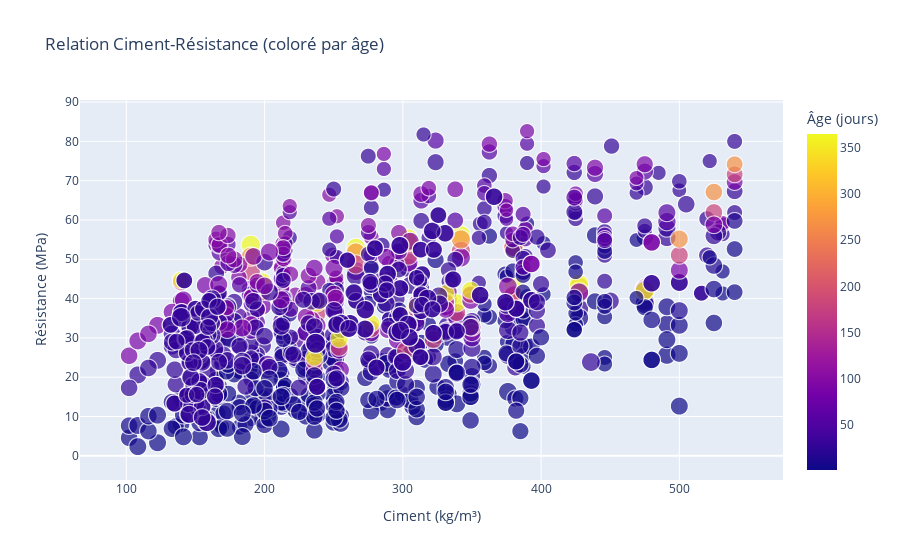

Write notebook code for a chart like this one.
### Code cell
fig5 = px.scatter(df_clean, x='cement', y='concrete_compressive_strength',
                  color='age', size='water',
                  title='Relation Ciment-Résistance (coloré par âge)',
                  labels={'cement': 'Ciment (kg/m³)', 
                          'concrete_compressive_strength': 'Résistance (MPa)',
                          'age': 'Âge (jours)',
                          'water': 'Eau (kg/m³)'})
fig5.show()

### Figure 1 — Plotly figure (JSON) as saved in the notebook; plotly's stock layout.template omitted (floating-point values rounded to 4 significant figures; data arrays with more than 128 entries replaced by an {"elided": "..."} marker saying what was removed)
{"data": [{"hovertemplate": "Ciment (kg/m³)=%{x}<br>Résistance (MPa)=%{y}<br>Eau (kg/m³)=%{marker.size}<br>Âge (jours)=%{marker.color}<extra></extra>", "legendgroup": "", "marker": {"color": {"elided": "1005 int values"}, "coloraxis": "coloraxis", "size": {"elided": "1005 float values"}, "sizemode": "area", "sizeref": 0.6175, "symbol": "circle"}, "mode": "markers", "name": "", "showlegend": false, "type": "scattergl", "x": {"elided": "1005 float values"}, "xaxis": "x", "y": {"elided": "1005 float values"}, "yaxis": "y"}], "layout": {"coloraxis": {"colorbar": {"title": {"text": "Âge (jours)"}}, "colorscale": [[0, "#0d0887"], [0.1111, "#46039f"], [0.2222, "#7201a8"], [0.3333, "#9c179e"], [0.4444, "#bd3786"], [0.5556, "#d8576b"], [0.6667, "#ed7953"], [0.7778, "#fb9f3a"], [0.8889, "#fdca26"], [1, "#f0f921"]]}, "legend": {"itemsizing": "constant", "tracegroupgap": 0}, "title": {"text": "Relation Ciment-Résistance (coloré par âge)"}, "xaxis": {"anchor": "y", "domain": [0, 1], "title": {"text": "Ciment (kg/m³)"}}, "yaxis": {"anchor": "x", "domain": [0, 1], "title": {"text": "Résistance (MPa)"}}}}
